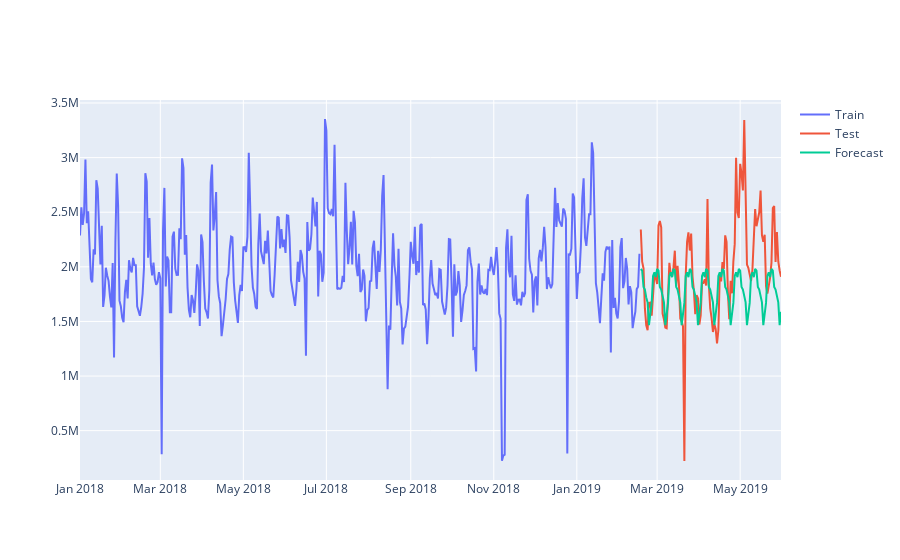

Notebook cell for this chart:
### Code cell
ses = ExponentialSmoothing(train_train['Total_Sales'], seasonal = params['seasonal'], seasonal_periods=12,  freq='D').fit()
plot_forecast(ses, train_train, train_test)
print("MAPE: ",mean_absolute_percentage_error(train_test['Total_Sales'], ses.forecast(len(train_test))))
